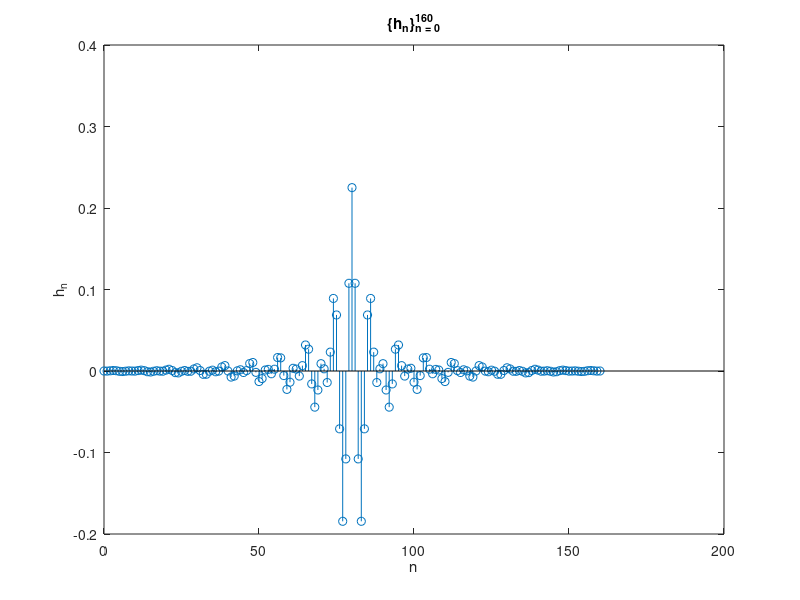
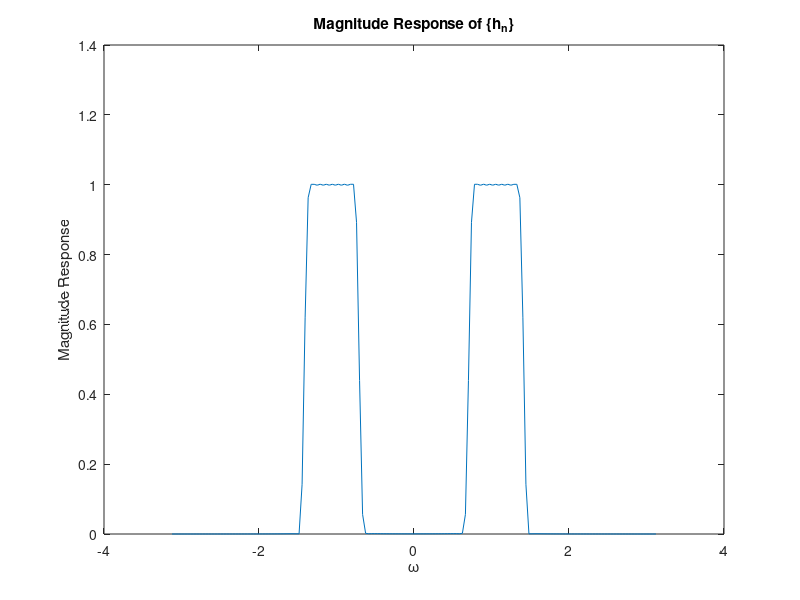

Source code (MATLAB) for these figures, in order:
clear all
close all
clc

ws1 = pi / 5;
wp1 = pi / 4;
wc1 = (ws1 + wp1) / 2;
delta1 = wp1 - ws1;

wp2 = 0.4 * pi;
ws2 = 0.5 * pi;
wc2 = (wp2 + ws2) / 2;
delta2 = ws2 - wp2;

L = 161;
w = hamming(L)';

n = 0 : (L - 1);
gn = 0.45 * sinc(0.45 * (n - 80)) - 0.225 * sinc(0.225 * (n - 80));
hn = gn .* w;

figure(1)
stem(n, hn)
xlabel('n')
ylabel('h_n')
title('\{h_n\}_{n = 0}^{160}')

figure(2)
H = fft(hn);
H = fftshift(H);
omega = fftshift((0 : L - 1) / L * 2 * pi);
omega(1 : L/2) = omega(1 : L/2) - 2 * pi;
plot(omega, abs(H));
xlabel('\omega')
ylabel('Magnitude Response')
title('Magnitude Response of \{h_n\}')
